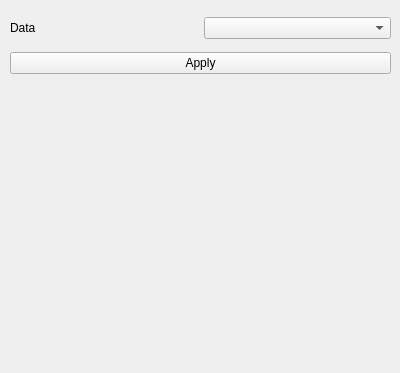
<?xml version="1.0" encoding="UTF-8"?>
<ui version="4.0">
 <class>DSAHistogramView</class>
 <widget class="QWidget" name="DSAHistogramView">
  <property name="geometry">
   <rect>
    <x>0</x>
    <y>0</y>
    <width>400</width>
    <height>373</height>
   </rect>
  </property>
  <property name="windowTitle">
   <string>Form</string>
  </property>
  <widget class="QWidget" name="verticalLayoutWidget">
   <property name="geometry">
    <rect>
     <x>10</x>
     <y>10</y>
     <width>381</width>
     <height>71</height>
    </rect>
   </property>
   <layout class="QVBoxLayout" name="verticalLayout">
    <item>
     <layout class="QHBoxLayout" name="horizontalLayout">
      <item>
       <widget class="QLabel" name="label">
        <property name="text">
         <string>Data</string>
        </property>
       </widget>
      </item>
      <item>
       <widget class="QmitkDataStorageComboBox" name="DataSelector"/>
      </item>
     </layout>
    </item>
    <item>
     <widget class="QPushButton" name="ApplyBtn">
      <property name="text">
       <string>Apply</string>
      </property>
     </widget>
    </item>
   </layout>
  </widget>
  <widget class="QwtPlot" name="Plot" native="true">
   <property name="geometry">
    <rect>
     <x>20</x>
     <y>90</y>
     <width>361</width>
     <height>271</height>
    </rect>
   </property>
  </widget>
 </widget>
 <customwidgets>
  <customwidget>
   <class>QmitkDataStorageComboBox</class>
   <extends>QComboBox</extends>
   <header>QmitkDataStorageComboBox.h</header>
  </customwidget>
  <customwidget>
   <class>QwtPlot</class>
   <extends>QWidget</extends>
   <header>qwt_plot.h</header>
   <container>1</container>
  </customwidget>
 </customwidgets>
 <resources/>
 <connections/>
</ui>
